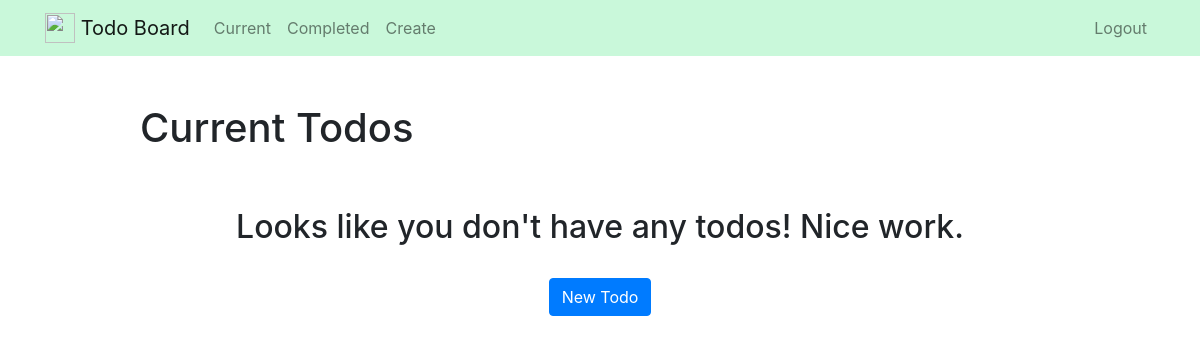
Before: /current/ (signed in) with the older database file.
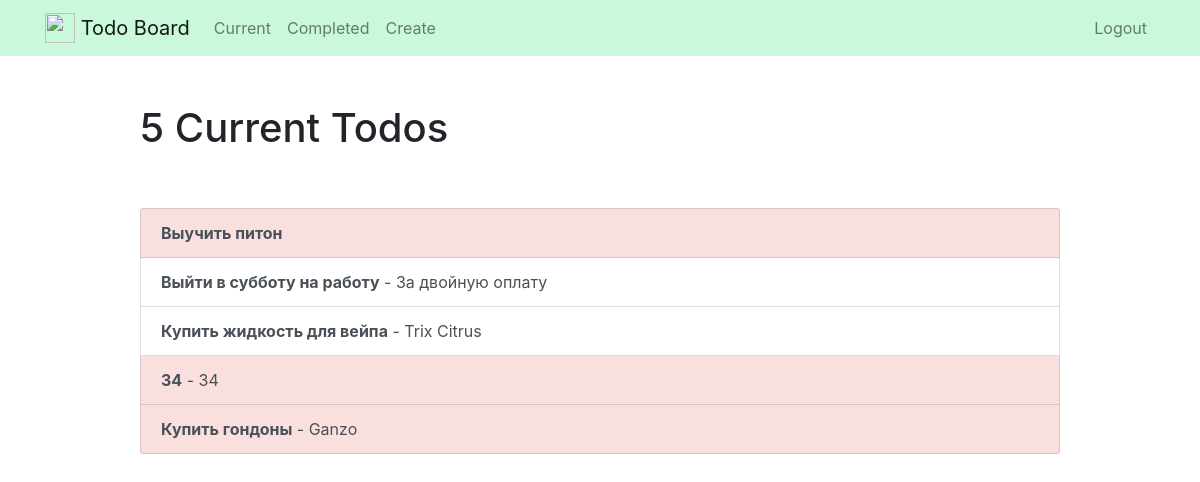
After: the same page with the newer database file.
### todo/models.py (models this page shows, shortened)
class ToDo(models.Model):
    title = models.CharField(max_length=100)
    description = models.TextField(verbose_name='Description', blank=True)
    important = models.BooleanField(default=False)
    created = models.DateTimeField(auto_now_add=True)
    timecompleted = models.DateTimeField(null=True, blank=True, verbose_name='The time when it was completed')
    user = models.ForeignKey(User, on_delete=models.CASCADE)
    class Meta:
        verbose_name_plural = 'Titles'
        ordering = ['created']

### todo/views.py (the view)
# urls.py: path('current/', views.currenttodos, name='currenttodos'),
@login_required
def currenttodos(request):
    todos = ToDo.objects.filter(user=request.user, timecompleted__isnull=True)
    return render(request, 'currenttodos.html', {'todos': todos})

### templates/currenttodos.html
{% extends "base.html" %}
{% block content %}
    <div class="row justify-content-center mt-5">
        <div class="col-md-10">
            {% if todos %}
                 <h1>{{ todos.count }} Current Todo{{ todos.count|pluralize }}</h1>
            {% else %}
                <h1>Current Todos</h1>
            {% endif %}
        </div>
    </div>
    <div class="row justify-content-center mt-5">
        <div class="col-md-10">
        {% if todos %}
            <div class="list-group">
                {% for todo in todos %}
                    <a href="{% url 'viewtodo' todo.id %}" class="list-group-item list-group-item-action" {% if todo.important %} style="background-color: #fadfdf;" {% endif %}>
                        <b>{{ todo.title }}</b>{% if todo.description %} - {{ todo.description|truncatechars:30 }}{% endif %}</a>
                {% endfor %}
            </div>
        {% else %}
            <div class="text-center">
                <h2>Looks like you don't have any todos! Nice work.</h2>
            <br>
            <a role="button" class="btn btn-primary" href="{% url 'createtodo' %}">New Todo</a>
            </div>
        {% endif %}
        </div>
    </div>
{% endblock %}

### templates/base.html (shortened to what this page needs)
{% load static %}
<!doctype html>
<html lang="en">
<head>
    <link rel="stylesheet" href="https://stackpath.bootstrapcdn.com/bootstrap/4.4.1/css/bootstrap.min.css">
</head>
<body>
<nav class="navbar navbar-expand-md navbar-light" style="background-color: #c9f8da;">
<div class="container">
    <a class="navbar-brand" href="{% url 'home' %}">
         <img src="{% static 'pngwing.com(1).png' %}" width="30" height="30" class="d-inline-block align-top">
        <span>Todo Board</span>
    </a>
    <div class="collapse navbar-collapse" id="navbarNav">
    {% if user.is_authenticated %}
        <ul class="navbar-nav mr-auto">
                <li class="nav-item {{ current }}">
                    <a class="nav-link" href="{% url 'currenttodos' %}">Current</a>
                </li>
                <li class="nav-item {{ completed }}">
                    <a class="nav-link" href="{% url 'completed' %}">Completed</a>
                </li>
                <li class="nav-item {{ create }}">
                    <a class="nav-link" href="{% url 'createtodo' %}">Create</a>
                </li>
        </ul>
    {% endif %}
    <ul class="navbar-nav ml-auto">
            {% if user.is_authenticated %}
                <li class="nav-item">
                    <a href="#" onclick="$('#signOutBtn').click()" class="nav-link">Logout</a>
                </li>
            {% endif %}
        </ul>
    </div>
</div>
</nav>
<div class="container">
{% block content %}{% endblock %}
</div>
</body>
</html>

Changed rows visible on the page:
added ToDo: title "Выучить питон"
added ToDo: title "Выйти в субботу на работу", description "За двойную оплату", important False (drawn)
added ToDo: title "Купить жидкость для вейпа", description "Trix Citrus", important False (drawn)
added ToDo: title "34", description "34"
added ToDo: title "Купить гондоны", description "Ganzo"
Other visible differences:
{{ todos.count }}: (not shown) → "5"
text no longer shown: "Current Todos Looks like you don't have any todos! Nice work. New Todo"
text now shown: "Current Todo"
